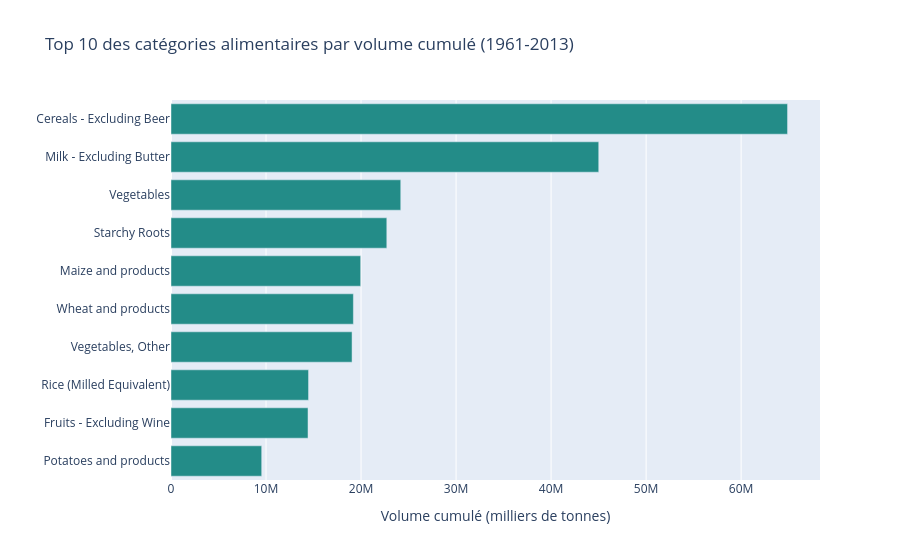

The code cell stored with this chart in its notebook:
### Code cell
# Créer un graphique horizontal des 10 principaux produits
fig = px.bar(
    top_produits.sort_values("Value"),
    x="Value",
    y="Item",
    orientation="h",
    title="Top 10 des catégories alimentaires par volume cumulé (1961-2013)",
    labels={
        "Value": "Volume cumulé (milliers de tonnes)",
        "Item": "Produit alimentaire"
    },
    color_discrete_sequence=["#238C88"]
)

fig.update_layout(
    yaxis_title="",
    showlegend=False
)

fig.show()

### Figure 1 — Plotly figure (JSON) as saved in the notebook; plotly's stock layout.template omitted (floating-point values rounded to 4 significant figures)
{"data": [{"hovertemplate": "Volume cumulé (milliers de tonnes)=%{x}<br>Produit alimentaire=%{y}<extra></extra>", "legendgroup": "", "marker": {"color": "#238C88", "pattern": {"shape": ""}}, "name": "", "orientation": "h", "showlegend": false, "textposition": "auto", "type": "bar", "x": [9546000.0, 14420000.0, 14480000.0, 19050000.0, 19190000.0, 19960000.0, 22710000.0, 24180000.0, 45010000.0, 64880000.0], "xaxis": "x", "y": ["Potatoes and products", "Fruits - Excluding Wine", "Rice (Milled Equivalent)", "Vegetables, Other", "Wheat and products", "Maize and products", "Starchy Roots", "Vegetables", "Milk - Excluding Butter", "Cereals - Excluding Beer"], "yaxis": "y"}], "layout": {"barmode": "relative", "legend": {"tracegroupgap": 0}, "showlegend": false, "title": {"text": "Top 10 des catégories alimentaires par volume cumulé (1961-2013)"}, "xaxis": {"anchor": "y", "domain": [0, 1], "title": {"text": "Volume cumulé (milliers de tonnes)"}}, "yaxis": {"anchor": "x", "domain": [0, 1], "title": {"text": ""}}}}
